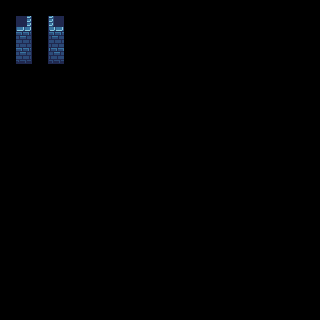

Tiled map render using the project's own tile images. Description and the whole map definition, tile-layer contents included, below:
An orthogonal 20x20 tile map with 16x16 px tiles, 2 tile layers (input_base, output_base).

<map version="1.10" tiledversion="1.10.2" orientation="orthogonal" renderorder="right-down" width="20" height="20" tilewidth="16" tileheight="16" infinite="0" nextlayerid="4" nextobjectid="1">
 <tileset firstgid="1" source="../FrostChill_tsx.tsx" />
 <layer id="1" name="input_base" width="20" height="20">
  <data encoding="csv">
0,0,0,0,0,0,0,0,0,0,0,0,0,0,0,0,0,0,0,0,
0,38,0,40,0,0,0,0,0,0,0,0,0,0,0,0,0,0,0,0,
0,99,0,99,0,0,0,0,0,0,0,0,0,0,0,0,0,0,0,0,
0,8,0,8,0,0,0,0,0,0,0,0,0,0,0,0,0,0,0,0,
0,0,0,0,0,0,0,0,0,0,0,0,0,0,0,0,0,0,0,0,
0,0,0,0,0,0,0,0,0,0,0,0,0,0,0,0,0,0,0,0,
0,0,0,0,0,0,0,0,0,0,0,0,0,0,0,0,0,0,0,0,
0,0,0,0,0,0,0,0,0,0,0,0,0,0,0,0,0,0,0,0,
0,0,0,0,0,0,0,0,0,0,0,0,0,0,0,0,0,0,0,0,
0,0,0,0,0,0,0,0,0,0,0,0,0,0,0,0,0,0,0,0,
0,0,0,0,0,0,0,0,0,0,0,0,0,0,0,0,0,0,0,0,
0,0,0,0,0,0,0,0,0,0,0,0,0,0,0,0,0,0,0,0,
0,0,0,0,0,0,0,0,0,0,0,0,0,0,0,0,0,0,0,0,
0,0,0,0,0,0,0,0,0,0,0,0,0,0,0,0,0,0,0,0,
0,0,0,0,0,0,0,0,0,0,0,0,0,0,0,0,0,0,0,0,
0,0,0,0,0,0,0,0,0,0,0,0,0,0,0,0,0,0,0,0,
0,0,0,0,0,0,0,0,0,0,0,0,0,0,0,0,0,0,0,0,
0,0,0,0,0,0,0,0,0,0,0,0,0,0,0,0,0,0,0,0,
0,0,0,0,0,0,0,0,0,0,0,0,0,0,0,0,0,0,0,0,
0,0,0,0,0,0,0,0,0,0,0,0,0,0,0,0,0,0,0,0
</data>
 </layer>
 <layer id="3" name="output_base" width="20" height="20">
  <data encoding="csv">
0,0,0,0,0,0,0,0,0,0,0,0,0,0,0,0,0,0,0,0,
0,0,0,0,0,0,0,0,0,0,0,0,0,0,0,0,0,0,0,0,
0,102,0,103,0,0,0,0,0,0,0,0,0,0,0,0,0,0,0,0,
0,54,0,56,0,0,0,0,0,0,0,0,0,0,0,0,0,0,0,0,
0,0,0,0,0,0,0,0,0,0,0,0,0,0,0,0,0,0,0,0,
0,0,0,0,0,0,0,0,0,0,0,0,0,0,0,0,0,0,0,0,
0,0,0,0,0,0,0,0,0,0,0,0,0,0,0,0,0,0,0,0,
0,0,0,0,0,0,0,0,0,0,0,0,0,0,0,0,0,0,0,0,
0,0,0,0,0,0,0,0,0,0,0,0,0,0,0,0,0,0,0,0,
0,0,0,0,0,0,0,0,0,0,0,0,0,0,0,0,0,0,0,0,
0,0,0,0,0,0,0,0,0,0,0,0,0,0,0,0,0,0,0,0,
0,0,0,0,0,0,0,0,0,0,0,0,0,0,0,0,0,0,0,0,
0,0,0,0,0,0,0,0,0,0,0,0,0,0,0,0,0,0,0,0,
0,0,0,0,0,0,0,0,0,0,0,0,0,0,0,0,0,0,0,0,
0,0,0,0,0,0,0,0,0,0,0,0,0,0,0,0,0,0,0,0,
0,0,0,0,0,0,0,0,0,0,0,0,0,0,0,0,0,0,0,0,
0,0,0,0,0,0,0,0,0,0,0,0,0,0,0,0,0,0,0,0,
0,0,0,0,0,0,0,0,0,0,0,0,0,0,0,0,0,0,0,0,
0,0,0,0,0,0,0,0,0,0,0,0,0,0,0,0,0,0,0,0,
0,0,0,0,0,0,0,0,0,0,0,0,0,0,0,0,0,0,0,0
</data>
 </layer>
</map>
